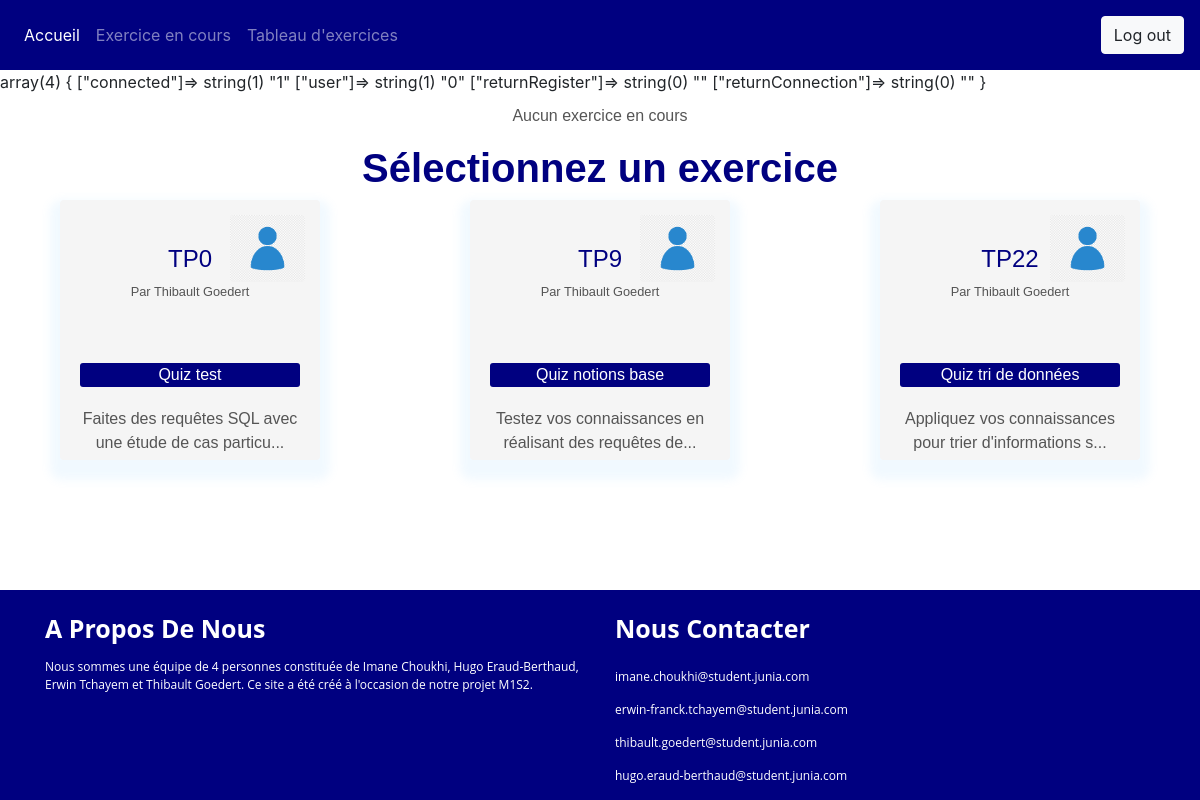
Screenshot of /index.php?page=exercice (signed in) with the database file from the repository.
### tables this page shows
CREATE TABLE IF NOT EXISTS `tp` (
  `tp_id` int NOT NULL AUTO_INCREMENT,
  `tp_name` varchar(50) NOT NULL,
  `quiz_id` int NOT NULL,
  `equipe_id` int NOT NULL,
  PRIMARY KEY (`tp_id`),
  KEY `quiz_id` (`quiz_id`),
  KEY `equipe_id` (`equipe_id`)
);

CREATE TABLE IF NOT EXISTS `users` (
  `user_id` int NOT NULL AUTO_INCREMENT,
  `user_adress` varchar(50) DEFAULT NULL,
  `user_last_name` varchar(50) NOT NULL,
  `user_first_name` varchar(50) NOT NULL,
  `user_password` varchar(50) DEFAULT NULL,
  `user_role` tinyint DEFAULT NULL,
  `user_score` int DEFAULT '0',
  `user_group` int NOT NULL DEFAULT '0',
  PRIMARY KEY (`user_id`)
);

CREATE TABLE IF NOT EXISTS `quiz` (
  `quiz_id` int NOT NULL,
  `quiz_name` varchar(50) DEFAULT NULL,
  `quiz_difficulty` varchar(50) DEFAULT NULL,
  `quiz_description` varchar(1000) DEFAULT NULL,
  `user_id` int NOT NULL,
  `quiz_database` varchar(50) NOT NULL,
  `quiz_img` varchar(50) NOT NULL,
  PRIMARY KEY (`quiz_id`),
  KEY `user_id` (`user_id`)
);

### Controller/PDOFactory.php (called while the page is built)
<?php
	class BDD{
		private static $connexion;
			public static function get(){
			   if(!self::$connexion instanceof PDO){
			      self::$connexion = new PDO('mysql:host=localhost;dbname=db_project;charset=utf8', 'root', '');
			   }
			   return self::$connexion;
			}
	}

### View/exercice.php (the view)
<body>
	<?php
	if (isset($_GET["id"])){
		if($_SESSION["question"]==-1){
			$_SESSION["question"]=0;
			echo(checkFirstTime());
			if(checkFirstTime()==1){
				$userId=$_SESSION["user"];
			    $currentExerciceId=$_GET["id"];
			    $username=BDD::get()->query("SELECT `user_adress` FROM `users` WHERE `user_id`= $userId")->fetchAll();
			    $exoname=BDD::get()->query("SELECT `quiz_id` FROM `quiz` WHERE `quiz_id`= $currentExerciceId")->fetchAll();
			    $dbname=hash("MD5",$username[0]['user_adress']).$exoname[0]['quiz_id'];
			    $dbnameCorrec=$dbname."Correc";
				createBase($dbname);
				createBase($dbnameCorrec);
				$quizId=$_GET["id"];
				$quizname=BDD::get()->query("SELECT `quiz_database` FROM `quiz` WHERE `quiz_id`= $quizId")->fetchAll();
				echo("yes");
				var_dump($quizname);
				$filename="DatabaseExercice\\".$quizname[0]["quiz_database"];
				importSqlFile($dbname,$filename);
    			importSqlFile($dbnameCorrec,$filename);
			}
		}elseif(isset($_POST["next"])){
			$_SESSION["question"]=$_SESSION["question"]+1;
		}elseif(isset($_POST["previous"]) and ($_SESSION["question"]>0)){
			$_SESSION["question"]=$_SESSION["question"]-1;
		}
		displayIntro();
		if (isset($_POST["reponse"])){
			include("Controller/correction.php");
			$userId=$_SESSION["user"];
			$currentExerciceId=$_GET["id"];
			$username=BDD::get()->query("SELECT `user_adress` FROM `users` WHERE `user_id`= $userId")->fetchAll();
			$exoname=BDD::get()->query("SELECT `quiz_id` FROM `quiz` WHERE `quiz_id`= $currentExerciceId")->fetchAll();
			$dbname=hash("MD5",$username[0]['user_adress']).$exoname[0]['quiz_id'];
			$dbnameCorrec=$dbname."Correc";
			$getQuestionId=$_SESSION["question"];
			$questionId=BDD::get()->query("SELECT `question_id` FROM `question` WHERE `question_id`= $getQuestionId")->fetchAll();
			var_dump($questionId);
			$Id=$questionId[0][0];
			$resultat=dataBaseComparision($dbname,$dbnameCorrec,$_POST["reponse"],$_GET['id'],$Id);
			echo " Résultat: ".$resultat[0]." - Points:".$resultat[1]." - Valide: ".$resultat[2];
			writeUserAnswer($_POST["reponse"],$resultat[0],(int)$Id,(int)$userId,(int)$resultat[1], (int)$resultat[2], (int)$_GET['id']);
			?>
			<form action="index.php?page=exercice&id=<?php echo($_GET["id"]);?>" method="POST">
				<button name="previous">Question précédente</button>
			</form>
			<form action="index.php?page=exercice&id=<?php echo($_GET["id"]);?>" method="POST">
				<button name="next">Question suivante</button>
			</form>
	<?php
		}else{
			$quiz=$_GET['id'];
			$limit=BDD::get()->query("SELECT COUNT(*) FROM `question` WHERE `quiz_id`= $quiz")->fetchAll();
			if($_SESSION['question']<=((int)$limit)){
				$quiz=$_GET['id'];
				$user=$_SESSION['user'];
				$getQuestionId=$_SESSION["question"];
				$questionId=BDD::get()->query("SELECT `question_id` FROM `question` WHERE `question_id`= $getQuestionId")->fetchAll();
				$question=$questionId[0][0];
				displayQuestion();
				displayQuestionHistory1($user, $question, $quiz);
			}else{
				$userId=$_SESSION["user"];
			    $currentExerciceId=$_GET["id"];
			    $username=BDD::get()->query("SELECT `user_adress` FROM `users` WHERE `user_id`= $userId")->fetchAll();
			    $exoname=BDD::get()->query("SELECT `quiz_id` FROM `quiz` WHERE `quiz_id`= $currentExerciceId")->fetchAll();
			    $dbname=hash("MD5",$username[0]['user_adress']).$exoname[0]['quiz_id'];
			    $dbnameCorrec=$dbname."Correc";
			?>
				<h1>Vous avez fini l'exercice</h1>
				<p>Consultez vos résultats sur le tableau de bord</p>
				<form action="index.php?page=exercice&id=<?php echo($_GET["id"]);?>" method="POST">
					<button name="previous">Question précédente</button>
				</form>
				<form action="index.php?page=main&dbname=<?php echo($dbname);?>&dbnameCorrec=<?php echo($dbnameCorrec);?>" method="POST">
					<button name="redirectMain">Quitter l'exercice</button>
				</form>
			<?php
			}
		}
	}else{
	?>
	<div class="title-box">
		<p>Aucun exercice en cours</p>
		<?php
			$userId1 = $_SESSION['user'];
	        $tpNames=BDD::get()->query("SELECT tp_name,tp_id FROM tp WHERE equipe_id IN (SELECT equipe_id FROM groupe WHERE groupe_id IN (SELECT groupe_id FROM part_of WHERE user_id=$userId1) ORDER BY equipe_id ASC )")->fetchAll();
	    ?>
	    <h1>Sélectionnez un exercice</h1>
	    <div class="quiz-row">
	        <?php
	            foreach ($tpNames as $tp) {
					$tp_id=$tp["tp_id"];
					$getQuizId=BDD::get()->query("SELECT `quiz_id` FROM `tp` WHERE `tp_id`='$tp_id'")->fetchall();
					if(!empty($getQuizId)){
					$quiz_id=$getQuizId[0]["quiz_id"];
					$exerciseInfos=BDD::get()->query("SELECT `quiz_name`,`quiz_description`,`user_id` FROM `quiz` WHERE `quiz_id`='$quiz_id'")->fetchall();
	                ?>
	                <a href="index.php?page=exercice&id=<?php echo($quiz_id); ?>">
	                <div class="quiz-box">
	                    <?php
	                    $id=(int)$exerciseInfos[0]['user_id'];
	                    $quizCreator=BDD::get()->query("SELECT `user_id`,`user_last_name`,`user_first_name` FROM `users` WHERE `user_id`=$id")->fetchAll();
	                    ?>
	                    <h4><?php echo $tp['tp_name']; ?></h4>
	                    <small><?php echo "Par ".$quizCreator[0]['user_first_name']." ".$quizCreator[0]['user_last_name'];?></small>
	                    <img src="View/Img/avatar.png">
	                    <div class="title-quiz-box">
	                        <p1><?php echo $exerciseInfos[0]['quiz_name']; ?></p1>
	                    </div>
	                    <p><?php echo substr($exerciseInfos[0]['quiz_description'], 0, 55)."..."; ?></p>
	                </div>
	                </a>
	                <?php
					}else{
						?>
						<p> Pas d'exercice à afficher pour l'instant !</p>
						<?php
					}
	            }
	         ?>
	    </div>
	</div>
    <?php
	}
	?>
</body>

### View/style.css (style rules this page uses)
.title-box { text-align: center; font-family: sans-serif; margin: 0px auto 50px; color: #000080; }
.title-box h1 { font-weight:600; }
.title-box p { margin-top: 10px; line-height: 24px; color: #555; }
.quiz-box { width: 260px; height: 260px; background: #F5F5F5; border-radius: 4px; margin-bottom: 30px; box-shadow: 0 10px 10px 10px rgba(115, 193, 255, 0.1); padding: 20px; position: relative; transition: .5s; }
.quiz-box img { width:75px; position: absolute; top: 15px; right: 15px; border-radius: 4px; transition: .5s; }
.quiz-box h4 { margin-top: 25px; margin-bottom: 5px; color:#000080; }
small { color:#555; }
.title-quiz-box { background: #000080; margin: 60px auto 20px; text-align: center; border-radius: 3px; color: #fff; }
.quiz-box p { text-align: center; line-height: 24px; color: #555; }
.quiz-row { display: flex; justify-content: space-between; flex-wrap: wrap; width: 90%; margin: 0px auto 100px; }

### rows the page displays
tp: tp_name "TP0", users.user_first_name "Thibault", users.user_last_name "Goedert", quiz.quiz_name "Quiz test", quiz.quiz_description "Faites des requêtes SQL avec une étude de cas particu"
tp: tp_name "TP9", users.user_first_name "Thibault", users.user_last_name "Goedert", quiz.quiz_name "Quiz notions base", quiz.quiz_description "Testez vos connaissances en réalisant des requêtes de"
tp: tp_name "TP22", users.user_first_name "Thibault", users.user_last_name "Goedert", quiz.quiz_name "Quiz tri de données", quiz.quiz_description "Appliquez vos connaissances pour trier d'informations s"
